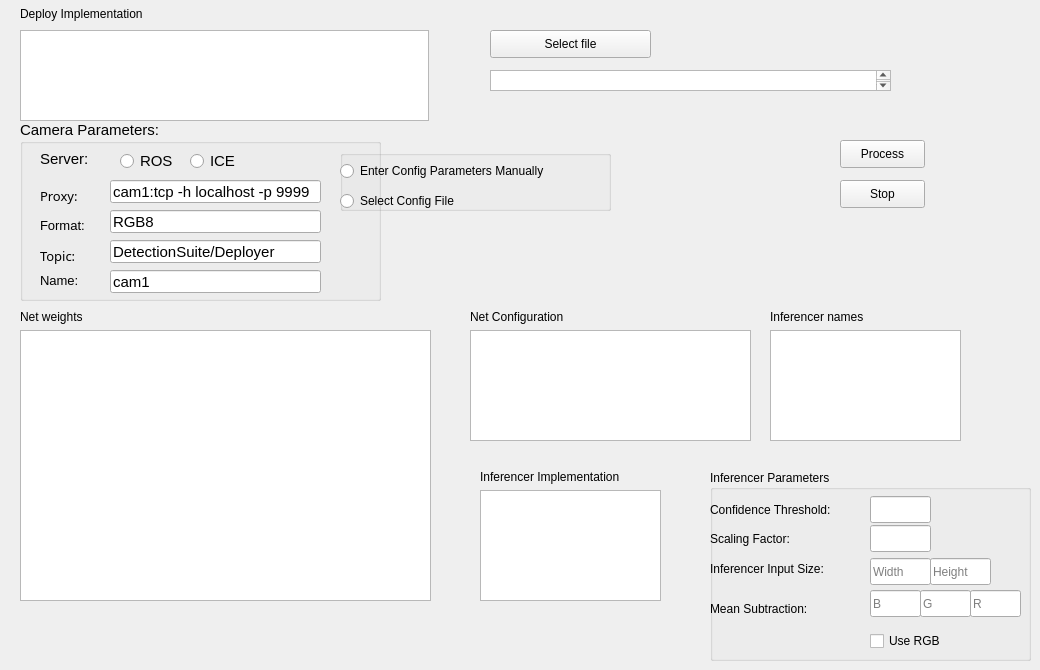
    <widget class="QWidget" name="tab_4">
     <attribute name="title">
      <string>Deploy</string>
     </attribute>
     <widget class="QWidget" name="verticalLayoutWidget_25">
      <property name="geometry">
       <rect>
        <x>480</x>
        <y>470</y>
        <width>181</width>
        <height>131</height>
       </rect>
      </property>
      <layout class="QVBoxLayout" name="verticalLayout_25">
       <item>
        <widget class="QLabel" name="label_27">
         <property name="text">
          <string>Inferencer Implementation</string>
         </property>
        </widget>
       </item>
       <item>
        <widget class="QListView" name="listView_deploy_impl"/>
       </item>
      </layout>
     </widget>
     <widget class="QWidget" name="verticalLayoutWidget_26">
      <property name="geometry">
       <rect>
        <x>770</x>
        <y>310</y>
        <width>191</width>
        <height>131</height>
       </rect>
      </property>
      <layout class="QVBoxLayout" name="verticalLayout_26">
       <item>
        <widget class="QLabel" name="label_28">
         <property name="text">
          <string>Inferencer names</string>
         </property>
        </widget>
       </item>
       <item>
        <widget class="QListView" name="listView_deploy_names_inferencer"/>
       </item>
      </layout>
     </widget>
     <widget class="QWidget" name="verticalLayoutWidget_27">
      <property name="geometry">
       <rect>
        <x>470</x>
        <y>310</y>
        <width>281</width>
        <height>131</height>
       </rect>
      </property>
      <layout class="QVBoxLayout" name="verticalLayout_27">
       <item>
        <widget class="QLabel" name="label_29">
         <property name="text">
          <string>Net Configuration</string>
         </property>
        </widget>
       </item>
       <item>
        <widget class="QListView" name="listView_deploy_net_config"/>
       </item>
      </layout>
     </widget>
     <widget class="QWidget" name="verticalLayoutWidget_28">
      <property name="geometry">
       <rect>
        <x>20</x>
        <y>310</y>
        <width>411</width>
        <height>291</height>
       </rect>
      </property>
      <layout class="QVBoxLayout" name="verticalLayout_28">
       <item>
        <widget class="QLabel" name="label_30">
         <property name="text">
          <string>Net weights</string>
         </property>
        </widget>
       </item>
       <item>
        <widget class="QListView" name="listView_deploy_weights"/>
       </item>
      </layout>
     </widget>
     <widget class="QLabel" name="label_31">
      <property name="geometry">
       <rect>
        <x>20</x>
        <y>4</y>
        <width>409</width>
        <height>20</height>
       </rect>
      </property>
      <property name="text">
       <string>Deploy Implementation</string>
      </property>
     </widget>
     <widget class="QListView" name="listView_deploy_input_imp">
      <property name="geometry">
       <rect>
        <x>20</x>
        <y>30</y>
        <width>409</width>
        <height>91</height>
       </rect>
      </property>
     </widget>
     <widget class="QGroupBox" name="deployer_param_groupBox">
      <property name="enabled">
       <bool>true</bool>
      </property>
      <property name="geometry">
       <rect>
        <x>20</x>
        <y>120</y>
        <width>361</width>
        <height>181</height>
       </rect>
      </property>
      <property name="font">
       <font>
        <family>Ubuntu</family>
        <pointsize>11</pointsize>
        <weight>50</weight>
        <bold>false</bold>
        <underline>false</underline>
        <strikeout>false</strikeout>
        <kerning>false</kerning>
       </font>
      </property>
      <property name="title">
       <string>Camera Parameters:</string>
      </property>
      <widget class="QLabel" name="label">
       <property name="geometry">
        <rect>
         <x>20</x>
         <y>60</y>
         <width>61</width>
         <height>31</height>
        </rect>
       </property>
       <property name="font">
        <font>
         <family>Saab</family>
         <pointsize>10</pointsize>
         <underline>false</underline>
         <strikeout>false</strikeout>
         <kerning>true</kerning>
        </font>
       </property>
       <property name="text">
        <string>Proxy:</string>
       </property>
      </widget>
      <widget class="QLineEdit" name="lineEdit_deployer_proxy">
       <property name="geometry">
        <rect>
         <x>90</x>
         <y>60</y>
         <width>211</width>
         <height>23</height>
        </rect>
       </property>
       <property name="font">
        <font>
         <pointsize>11</pointsize>
         <weight>50</weight>
         <italic>false</italic>
         <bold>false</bold>
        </font>
       </property>
       <property name="text">
        <string>cam1:tcp -h localhost -p 9999</string>
       </property>
      </widget>
      <widget class="QLineEdit" name="lineEdit_deployer_format">
       <property name="geometry">
        <rect>
         <x>90</x>
         <y>90</y>
         <width>211</width>
         <height>23</height>
        </rect>
       </property>
       <property name="text">
        <string>RGB8</string>
       </property>
      </widget>
      <widget class="QLineEdit" name="lineEdit_deployer_topic">
       <property name="geometry">
        <rect>
         <x>90</x>
         <y>120</y>
         <width>211</width>
         <height>23</height>
        </rect>
       </property>
       <property name="text">
        <string>DetectionSuite/Deployer</string>
       </property>
      </widget>
      <widget class="QLineEdit" name="lineEdit_deployer_name">
       <property name="geometry">
        <rect>
         <x>90</x>
         <y>150</y>
         <width>211</width>
         <height>23</height>
        </rect>
       </property>
       <property name="text">
        <string>cam1</string>
       </property>
      </widget>
      <widget class="QLabel" name="label_2">
       <property name="enabled">
        <bool>true</bool>
       </property>
       <property name="geometry">
        <rect>
         <x>20</x>
         <y>90</y>
         <width>71</width>
         <height>31</height>
        </rect>
       </property>
       <property name="font">
        <font>
         <pointsize>10</pointsize>
        </font>
       </property>
       <property name="text">
        <string>Format:</string>
       </property>
      </widget>
      <widget class="QLabel" name="label_3">
       <property name="geometry">
        <rect>
         <x>20</x>
         <y>120</y>
         <width>61</width>
         <height>31</height>
        </rect>
       </property>
       <property name="font">
        <font>
         <family>Saab</family>
         <pointsize>10</pointsize>
         <underline>false</underline>
         <strikeout>false</strikeout>
         <kerning>true</kerning>
        </font>
       </property>
       <property name="text">
        <string>Topic:</string>
       </property>
      </widget>
      <widget class="QLabel" name="label_4">
       <property name="geometry">
        <rect>
         <x>20</x>
         <y>150</y>
         <width>61</width>
         <height>21</height>
        </rect>
       </property>
       <property name="font">
        <font>
         <family>Ubuntu</family>
         <pointsize>10</pointsize>
         <underline>false</underline>
         <strikeout>false</strikeout>
         <kerning>true</kerning>
        </font>
       </property>
       <property name="text">
        <string>Name:</string>
       </property>
      </widget>
      <widget class="QRadioButton" name="radioButton_deployer_ros">
       <property name="geometry">
        <rect>
         <x>100</x>
         <y>30</y>
         <width>61</width>
         <height>22</height>
        </rect>
       </property>
       <property name="text">
        <string>ROS</string>
       </property>
      </widget>
      <widget class="QRadioButton" name="radioButton_deployer_ice">
       <property name="geometry">
        <rect>
         <x>170</x>
         <y>30</y>
         <width>117</width>
         <height>22</height>
        </rect>
       </property>
       <property name="text">
        <string>ICE</string>
       </property>
      </widget>
      <widget class="QLabel" name="label_5">
       <property name="geometry">
        <rect>
         <x>20</x>
         <y>30</y>
         <width>68</width>
         <height>17</height>
        </rect>
       </property>
       <property name="text">
        <string>Server:</string>
       </property>
      </widget>
     </widget>
     <widget class="QGroupBox" name="groupBox_config_option">
      <property name="geometry">
       <rect>
        <x>340</x>
        <y>150</y>
        <width>271</width>
        <height>61</height>
       </rect>
      </property>
      <property name="title">
       <string/>
      </property>
      <widget class="QRadioButton" name="deployer_radioButton_manual">
       <property name="geometry">
        <rect>
         <x>0</x>
         <y>10</y>
         <width>271</width>
         <height>22</height>
        </rect>
       </property>
       <property name="text">
        <string>Enter Config Parameters Manually</string>
       </property>
      </widget>
      <widget class="QRadioButton" name="deployer_radioButton_config">
       <property name="geometry">
        <rect>
         <x>0</x>
         <y>40</y>
         <width>251</width>
         <height>22</height>
        </rect>
       </property>
       <property name="text">
        <string>Select Config File</string>
       </property>
      </widget>
     </widget>
     <widget class="QTextEdit" name="textEdit_deployInputPath">
      <property name="geometry">
       <rect>
        <x>490</x>
        <y>70</y>
        <width>401</width>
        <height>21</height>
       </rect>
      </property>
     </widget>
     <widget class="QPushButton" name="pushButton_deploy_input">
      <property name="geometry">
       <rect>
        <x>490</x>
        <y>30</y>
        <width>161</width>
        <height>28</height>
       </rect>
      </property>
      <property name="text">
       <string>Select file</string>
      </property>
     </widget>
     <widget class="QPushButton" name="pushButton_deploy_process">
      <property name="geometry">
       <rect>
        <x>840</x>
        <y>140</y>
        <width>85</width>
        <height>28</height>
       </rect>
      </property>
      <property name="text">
       <string>Process</string>
      </property>
     </widget>
     <widget class="QPushButton" name="pushButton_stop_deployer_process">
      <property name="geometry">
       <rect>
        <x>840</x>
        <y>180</y>
        <width>85</width>
        <height>28</height>
       </rect>
      </property>
      <property name="text">
       <string>Stop</string>
      </property>
     </widget>
     <widget class="QGroupBox" name="groupBox_deployer_inferencer_params">
      <property name="geometry">
       <rect>
        <x>710</x>
        <y>470</y>
        <width>321</width>
        <height>191</height>
       </rect>
      </property>
      <property name="title">
       <string>Inferencer Parameters</string>
      </property>
      <widget class="QCheckBox" name="checkBox_deployer_use_rgb">
       <property name="geometry">
        <rect>
         <x>160</x>
         <y>160</y>
         <width>97</width>
         <height>22</height>
        </rect>
       </property>
       <property name="text">
        <string>Use RGB</string>
       </property>
      </widget>
      <widget class="QLineEdit" name="lineEdit_deployer_confidence_thresh">
       <property name="geometry">
        <rect>
         <x>160</x>
         <y>26</y>
         <width>61</width>
         <height>27</height>
        </rect>
       </property>
      </widget>
      <widget class="QLabel" name="label">
       <property name="geometry">
        <rect>
         <x>0</x>
         <y>30</y>
         <width>161</width>
         <height>20</height>
        </rect>
       </property>
       <property name="text">
        <string>Confidence Threshold:</string>
       </property>
      </widget>
      <widget class="QLabel" name="label_2">
       <property name="geometry">
        <rect>
         <x>0</x>
         <y>60</y>
         <width>141</width>
         <height>17</height>
        </rect>
       </property>
       <property name="text">
        <string>Scaling Factor:</string>
       </property>
      </widget>
      <widget class="QLineEdit" name="lineEdit_deployer_inferencer_scaling_factor">
       <property name="geometry">
        <rect>
         <x>160</x>
         <y>55</y>
         <width>61</width>
         <height>27</height>
        </rect>
       </property>
      </widget>
      <widget class="QLineEdit" name="lineEdit_mean_sub_blue">
       <property name="geometry">
        <rect>
         <x>160</x>
         <y>120</y>
         <width>51</width>
         <height>27</height>
        </rect>
       </property>
       <property name="placeholderText">
        <string>B</string>
       </property>
      </widget>
      <widget class="QLineEdit" name="lineEdit_mean_sub_green">
       <property name="geometry">
        <rect>
         <x>210</x>
         <y>120</y>
         <width>51</width>
         <height>27</height>
        </rect>
       </property>
       <property name="placeholderText">
        <string>G</string>
       </property>
      </widget>
      <widget class="QLineEdit" name="lineEdit_mean_sub_red">
       <property name="geometry">
        <rect>
         <x>260</x>
         <y>120</y>
         <width>51</width>
         <height>27</height>
        </rect>
       </property>
       <property name="placeholderText">
        <string>R</string>
       </property>
      </widget>
      <widget class="QLabel" name="label_3">
       <property name="geometry">
        <rect>
         <x>0</x>
         <y>130</y>
         <width>131</width>
         <height>17</height>
        </rect>
       </property>
       <property name="text">
        <string>Mean Subtraction:</string>
       </property>
      </widget>
      <widget class="QLabel" name="label_4">
       <property name="geometry">
        <rect>
         <x>0</x>
         <y>90</y>
         <width>161</width>
         <height>17</height>
        </rect>
       </property>
       <property name="text">
        <string>Inferencer Input Size:</string>
       </property>
      </widget>
      <widget class="QLineEdit" name="lineEdit_inferencer_input_width">
       <property name="geometry">
        <rect>
         <x>160</x>
         <y>88</y>
         <width>61</width>
         <height>27</height>
        </rect>
       </property>
       <property name="inputMask">
        <string/>
       </property>
       <property name="placeholderText">
        <string>Width</string>
       </property>
      </widget>
      <widget class="QLineEdit" name="lineEdit_inferencer_input_height">
       <property name="geometry">
        <rect>
         <x>220</x>
         <y>88</y>
         <width>61</width>
         <height>27</height>
        </rect>
       </property>
       <property name="placeholderText">
        <string>Height</string>
       </property>
      </widget>
     </widget>
    </widget>
